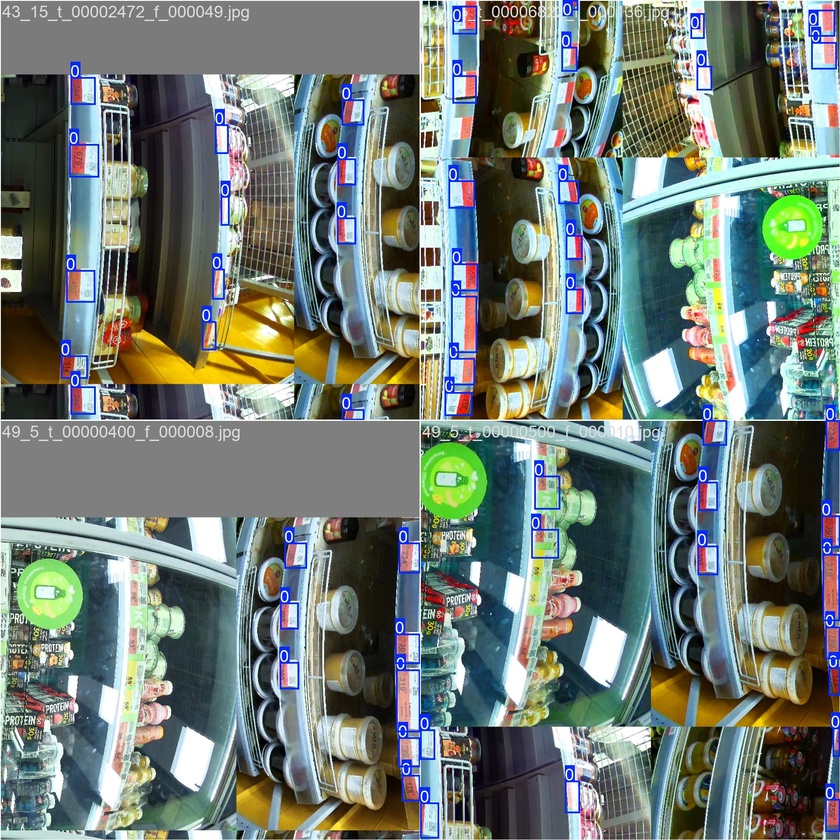
#> input picture runs/detect/price_tag_detector/train_batch0.jpg, 840 x 840 px, shrunk from 1920 x 1920 before the run
$ python -i ocr_engine.py   (imports and definitions only)
#> lines starting #> are read from the running program, lines starting #| are printed output that depends on the picture
from __future__ import annotations

from dataclasses import dataclass
import shutil
import subprocess
import tempfile
from pathlib import Path

import cv2
import numpy as np

from cv_module.detection.candidate_merger import BoundingBox


@dataclass(frozen=True)
class TextBlock:
    text: str
    confidence: float
    bbox: BoundingBox | None = None


@dataclass(frozen=True)
class OCRResult:
    raw_text: str
    blocks: list[TextBlock]
    confidence: float
    engine: str


class OCREngine:
    # [84 lines left out: functions __init__, recognize, _recognize_variant, not called in this run]


def _make_ocr_variants(image: np.ndarray) -> list[np.ndarray]:
    rotations = [
        cv2.rotate(image, cv2.ROTATE_90_COUNTERCLOCKWISE),
        image,
    ]

    variants: list[np.ndarray] = []

    for rotated in rotations:
        prepared = _prepare_single_orientation(rotated)
        variants.extend(prepared)

    return _deduplicate_images(variants)


def _prepare_single_orientation(image: np.ndarray) -> list[np.ndarray]:
    scaled = cv2.resize(
        image,
        None,
        fx=4.0,
        fy=4.0,
        interpolation=cv2.INTER_CUBIC,
    )

    gray = cv2.cvtColor(scaled, cv2.COLOR_BGR2GRAY)

    denoised = cv2.fastNlMeansDenoising(
        gray,
        None,
        h=9,
        templateWindowSize=7,
        searchWindowSize=21,
    )

    clahe = cv2.createCLAHE(clipLimit=2.6, tileGridSize=(8, 8))
    contrast = clahe.apply(denoised)

    blurred = cv2.GaussianBlur(contrast, (3, 3), 0)
    sharp = cv2.addWeighted(contrast, 1.8, blurred, -0.8, 0)

    adaptive = cv2.adaptiveThreshold(
        sharp,
        255,
        cv2.ADAPTIVE_THRESH_GAUSSIAN_C,
        cv2.THRESH_BINARY,
        41,
        9,
    )

    otsu_blur = cv2.GaussianBlur(sharp, (3, 3), 0)
    _, otsu = cv2.threshold(
        otsu_blur,
        0,
        255,
        cv2.THRESH_BINARY + cv2.THRESH_OTSU,
    )

    morph_kernel = cv2.getStructuringElement(cv2.MORPH_RECT, (2, 2))
    adaptive_clean = cv2.morphologyEx(adaptive, cv2.MORPH_OPEN, morph_kernel)
    otsu_clean = cv2.morphologyEx(otsu, cv2.MORPH_OPEN, morph_kernel)

    return [
        sharp,
        adaptive_clean,
        otsu_clean,
    ]


def _deduplicate_images(images: list[np.ndarray]) -> list[np.ndarray]:
    result: list[np.ndarray] = []
    seen: set[tuple[int, int, int]] = set()

    for image in images:
        marker = (
            image.shape[0],
            image.shape[1],
            int(np.mean(image)),
        )

        if marker in seen:
            continue

        seen.add(marker)
        result.append(image)

    return result


# [11 lines left out: function _resolve_tessdata_dir, not called in this run]

>>> import cv2
>>> picture = cv2.imread('../../runs/detect/price_tag_detector/train_batch0.jpg')
#> picture is the input picture: shape (840, 840, 3); mean B, G, R 116.7, 123.8, 113.7
>>> result = _make_ocr_variants(picture)
#> the loop in _make_ocr_variants, `for rotated in rotations:` made 2 passes
#> morph_kernel in _prepare_single_orientation on passes 1 to 2: [[1, 1], [1, 1]], [[1, 1], [1, 1]]
#> pass 1, in _prepare_single_orientation, `scaled = cv2.resize( image, None, fx=4.0, fy=4.0, interpolation=cv2.IN..`:
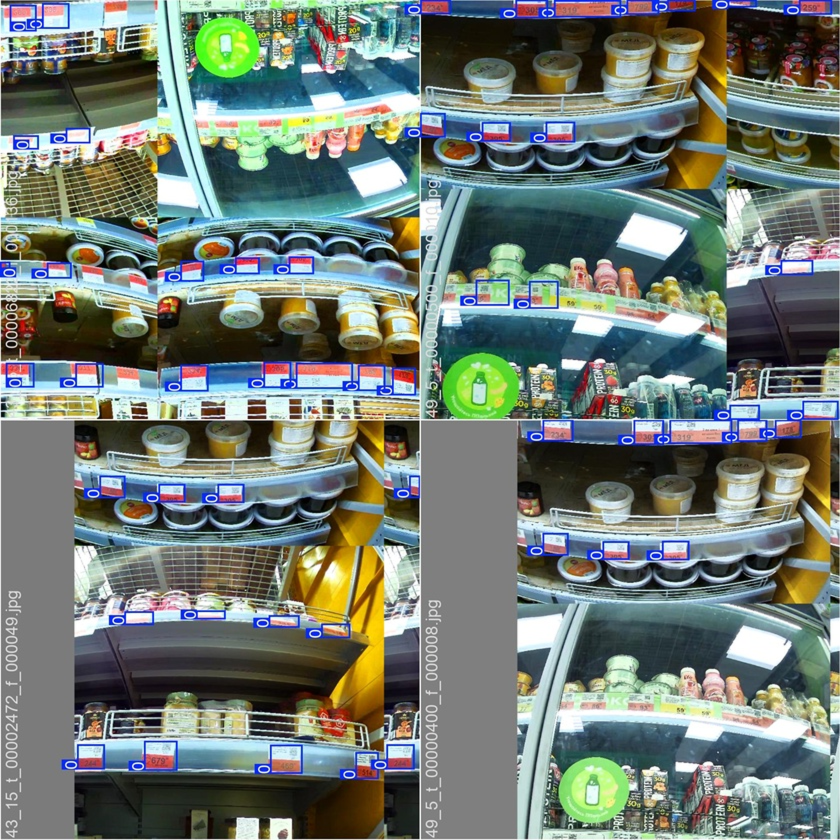
#> scaled: shape (3360, 3360, 3) (shown at 1/4 size); mean of channels 0, 1, 2 116.6, 123.7, 113.7; drawn as B, G, R
#> pass 1, in _prepare_single_orientation, `gray = cv2.cvtColor(scaled, cv2.COLOR_BGR2GRAY)`:
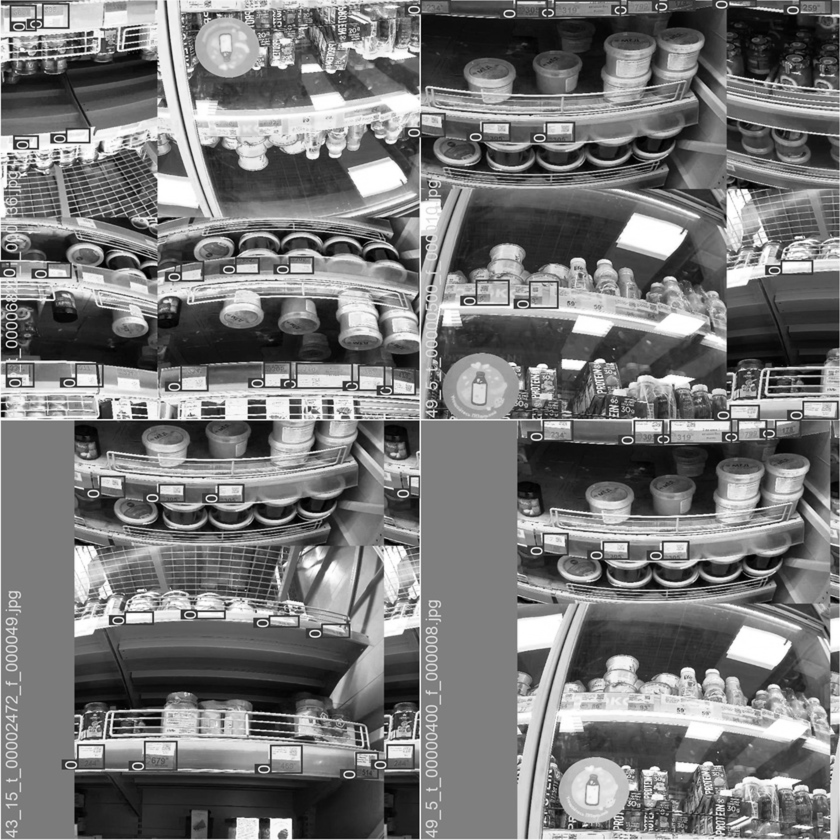
#> gray: shape (3360, 3360) (shown at 1/4 size); min 0, max 255, mean 119.9
#> pass 1, in _prepare_single_orientation, `contrast = clahe.apply(denoised)`:
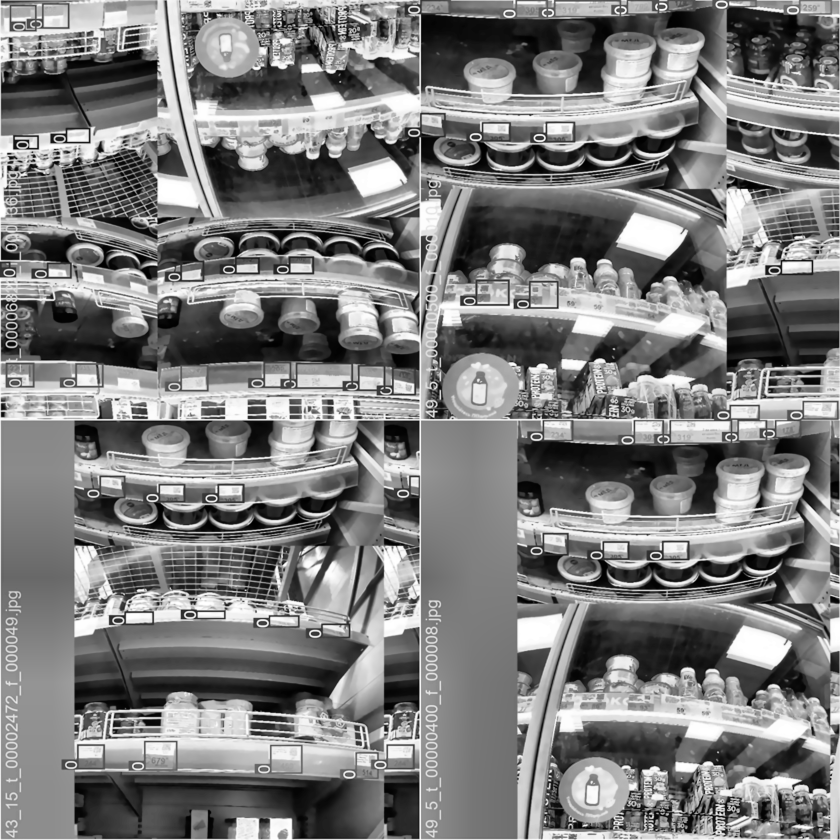
#> contrast: shape (3360, 3360) (shown at 1/4 size); min 0, max 255, mean 125.9
#> after the loop in _make_ocr_variants, `for rotated in rotations:`: variants = 6 items
#> the loop in _deduplicate_images, `for image in images:` made 6 passes
#> marker on passes 1 to 6: (3360, 3360, 125), (3360, 3360, 195), (3360, 3360, 126), (3360, 3360, 125), (3360, 3360, 195), (3360, 3360, 126)
#> after the loop in _deduplicate_images, `for image in images:`: result = 3 items
#> result = 3 items
